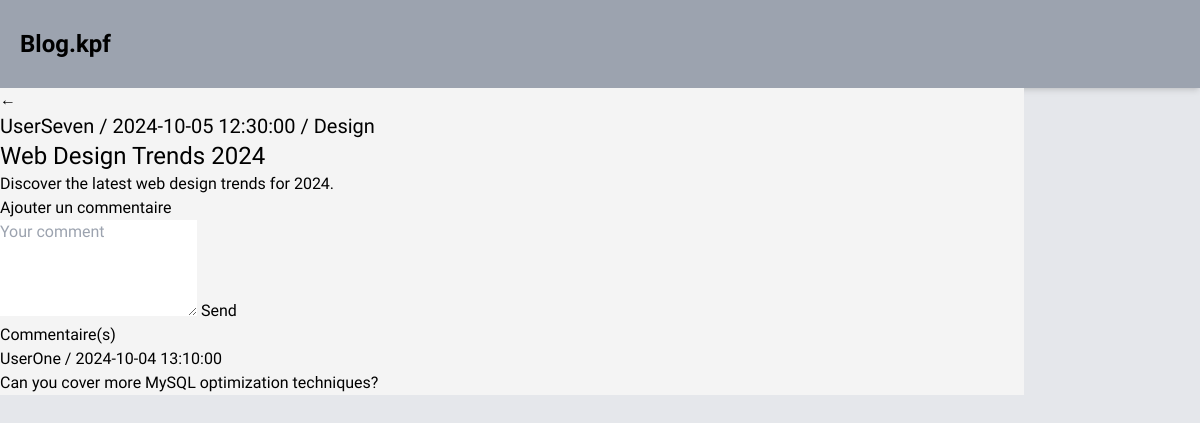
Page /article.php?id=3 on the committed database.
### tables this page shows
CREATE TABLE IF NOT EXISTS `article` (
  `id_article` int NOT NULL AUTO_INCREMENT,
  `titre` varchar(255) NOT NULL,
  `description` text NOT NULL,
  `date` timestamp NULL DEFAULT CURRENT_TIMESTAMP,
  `id_utilisateur` int DEFAULT NULL,
  PRIMARY KEY (`id_article`),
  KEY `id_utilisateur` (`id_utilisateur`)
);

CREATE TABLE IF NOT EXISTS `utilisateur` (
  `id_utilisateur` int NOT NULL AUTO_INCREMENT,
  `email` varchar(255) NOT NULL,
  `mdp` varchar(255) NOT NULL,
  `pseudo` varchar(100) NOT NULL,
  `admin` tinyint(1) DEFAULT '0',
  PRIMARY KEY (`id_utilisateur`),
  UNIQUE KEY `email` (`email`(191))
);

CREATE TABLE IF NOT EXISTS `categorie` (
  `id_categorie` int NOT NULL AUTO_INCREMENT,
  `nom` varchar(100) NOT NULL,
  PRIMARY KEY (`id_categorie`),
  UNIQUE KEY `nom` (`nom`)
);

CREATE TABLE IF NOT EXISTS `commentaire` (
  `id_commentaire` int NOT NULL AUTO_INCREMENT,
  `contenu` text NOT NULL,
  `date` timestamp NULL DEFAULT CURRENT_TIMESTAMP,
  `id_article` int DEFAULT NULL,
  `pseudo` varchar(100) NOT NULL,
  `id_utilisateur` int DEFAULT NULL,
  PRIMARY KEY (`id_commentaire`),
  KEY `id_article` (`id_article`),
  KEY `id_utilisateur` (`id_utilisateur`)
);

### src/article.php (the view, shortened to what this page needs)
<?php
require_once('header.php');
$id = isset($_GET['id']) ? (int)$_GET['id'] : 0;
$stmt = $con->prepare("
        SELECT * FROM article
        LEFT JOIN utilisateur ON article.id_utilisateur = utilisateur.id_utilisateur
        LEFT JOIN reference ON article.id_article = reference.id_article
        LEFT JOIN categorie ON reference.id_categorie = categorie.id_categorie
        WHERE article.id_article = :id
;");
$stmt->bindValue(':id', $id, PDO::PARAM_INT);
$stmt->execute();
$article = $stmt->fetchAll(PDO::FETCH_ASSOC);
$stmtComments = $con->prepare("SELECT * FROM commentaire WHERE id_commentaire = :id ORDER BY date DESC");
$stmtComments->bindValue(':id', $id, PDO::PARAM_INT);
$stmtComments->execute();
$comments = $stmtComments->fetchAll(PDO::FETCH_ASSOC);
?>
<!DOCTYPE html>
<html lang="en">
<head>
    <link rel="stylesheet" href="style.css">
</head>
<body>
<main class="container">
    <a href="home.php" class="return-button">
        <div class="circle">
            <span class="arrow">&larr;</span>
        </div>
    </a>
    <div class="article-block">
        <h2 class="text-xl"><?php echo htmlspecialchars($article[0]['pseudo']); ?> / <?php echo htmlspecialchars($article[0]['date']); ?>
            / <?php echo htmlspecialchars($article[0]['nom']); ?></h2>
        <h1 class="text-2xl"><?php echo htmlspecialchars($article[0]['titre']); ?></h1>
        <p><?php echo nl2br(htmlspecialchars($article[0]['description'])); ?></p>
    </div>
    <div class="add-comment-block">
        <h3>Ajouter un commentaire</h3>
        <form method="POST" action="add_comment.php">
            <textarea name="comment" rows="4" placeholder="Your comment"></textarea>
            <input type="submit" value="Send">
        </form>
    </div>
    <div class="comments-block">
        <h3>Commentaire(s)</h3>
        <?php foreach ($comments as $comment): ?>
            <div class="comment">
                <?php echo htmlspecialchars($comment['pseudo']); ?> / <?php echo htmlspecialchars($comment['date']); ?>
                <p><?php echo nl2br(htmlspecialchars($comment['contenu'])); ?></p>
            </div>
        <?php endforeach; ?>
    </div>
</main>
</body>
</html>

### src/style.css (style rules this page uses)
.container { background-color: #f4f4f4; }

### rows in the picture
article: id_utilisateur.pseudo "UserSeven", date "2024-10-05 12:30:00", categorie.nom "Design", titre "Web Design Trends 2024", description "Discover the latest web design trends for 2024."
commentaire: pseudo "UserOne", date "2024-10-04 13:10:00", contenu "Can you cover more MySQL optimization techniques?"
